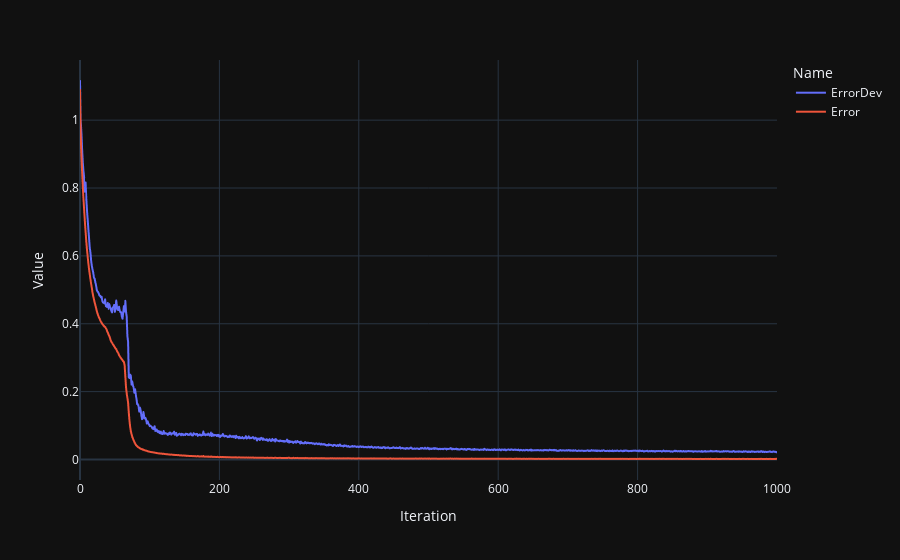

The code cell stored with this chart in its notebook:
### Code cell
px.line(model_predictive.trainingData, x='Iteration', y='Value', color='Name')

### Figure 1 — Plotly figure (JSON) as saved in the notebook; plotly's stock layout.template omitted (floating-point values rounded to 4 significant figures; data arrays with more than 128 entries replaced by an {"elided": "..."} marker saying what was removed)
{"data": [{"hovertemplate": "Name=ErrorDev<br>Iteration=%{x}<br>Value=%{y}<extra></extra>", "legendgroup": "ErrorDev", "line": {"color": "#636efa", "dash": "solid"}, "marker": {"symbol": "circle"}, "mode": "lines", "name": "ErrorDev", "showlegend": true, "x": {"elided": "1001 int values"}, "xaxis": "x", "y": {"elided": "1001 float values"}, "yaxis": "y", "type": "scattergl"}, {"hovertemplate": "Name=Error<br>Iteration=%{x}<br>Value=%{y}<extra></extra>", "legendgroup": "Error", "line": {"color": "#EF553B", "dash": "solid"}, "marker": {"symbol": "circle"}, "mode": "lines", "name": "Error", "showlegend": true, "x": {"elided": "1001 int values"}, "xaxis": "x", "y": {"elided": "1001 float values"}, "yaxis": "y", "type": "scattergl"}], "layout": {"xaxis": {"anchor": "y", "domain": [0.0, 1.0], "title": {"text": "Iteration"}}, "yaxis": {"anchor": "x", "domain": [0.0, 1.0], "title": {"text": "Value"}}, "legend": {"title": {"text": "Name"}, "tracegroupgap": 0}, "margin": {"t": 60}}}
